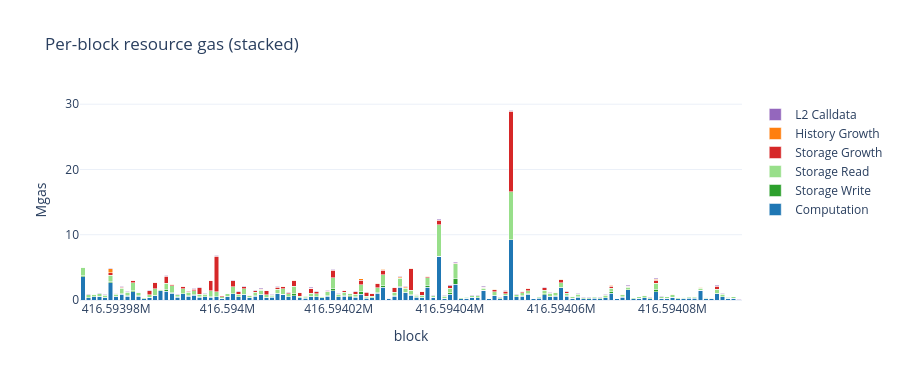

The notebook cell saved with this chart:
### Markdown cell above
## 5. `per_block_resource_gas` : per-block 6-Vector

Six priced symbols `(c, sw, sr, sg, hg, l2)` aggregated from the per-tx
multigas columns. `c = computation + wasmComputation`; the rest map 1:1
from the columns we summed in setup.

### Code cell
def per_block_resource_gas(blocks):
    """Per-block resource gas (raw gas units), keyed by the 6 priced symbols."""
    return {
        'c':  (blocks['computation'].to_numpy()
               + blocks['wasmComputation'].to_numpy()).astype(np.float64),
        'sw': blocks['storageAccessWrite'].to_numpy().astype(np.float64),
        'sr': blocks['storageAccessRead'].to_numpy().astype(np.float64),
        'sg': blocks['storageGrowth'].to_numpy().astype(np.float64),
        'hg': blocks['historyGrowth'].to_numpy().astype(np.float64),
        'l2': blocks['l2Calldata'].to_numpy().astype(np.float64),
    }


parts = per_block_resource_gas(blocks)
for k, v in parts.items():
    print(f'  {k:>4}  total={v.sum()/1e6:>9.2f} Mgas   max-block={v.max()/1e3:>7.1f} Kgas')

# Stacked bar of resource composition per block (in Mgas).
colors = {'c':'#1f77b4','sw':'#2ca02c','sr':'#98df8a','sg':'#d62728','hg':'#ff7f0e','l2':'#9467bd'}
fig = go.Figure()
for k in PRICED_SYMBOLS:
    fig.add_trace(go.Bar(name=PRICED_SYMBOL_LABELS[k],
                         x=blocks['block_number'].to_numpy(),
                         y=parts[k] / 1e6, marker_color=colors[k]))
fig.update_layout(template='plotly_white', barmode='stack', height=380,
                  title='Per-block resource gas (stacked)',
                  xaxis_title='block', yaxis_title='Mgas')
fig.show()
